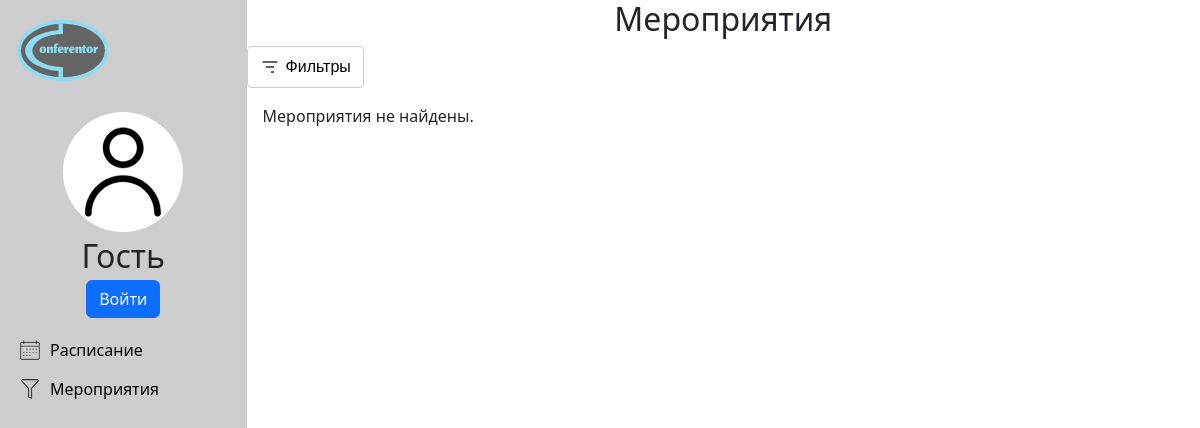
/events/, run on an earlier commit of the app's database.
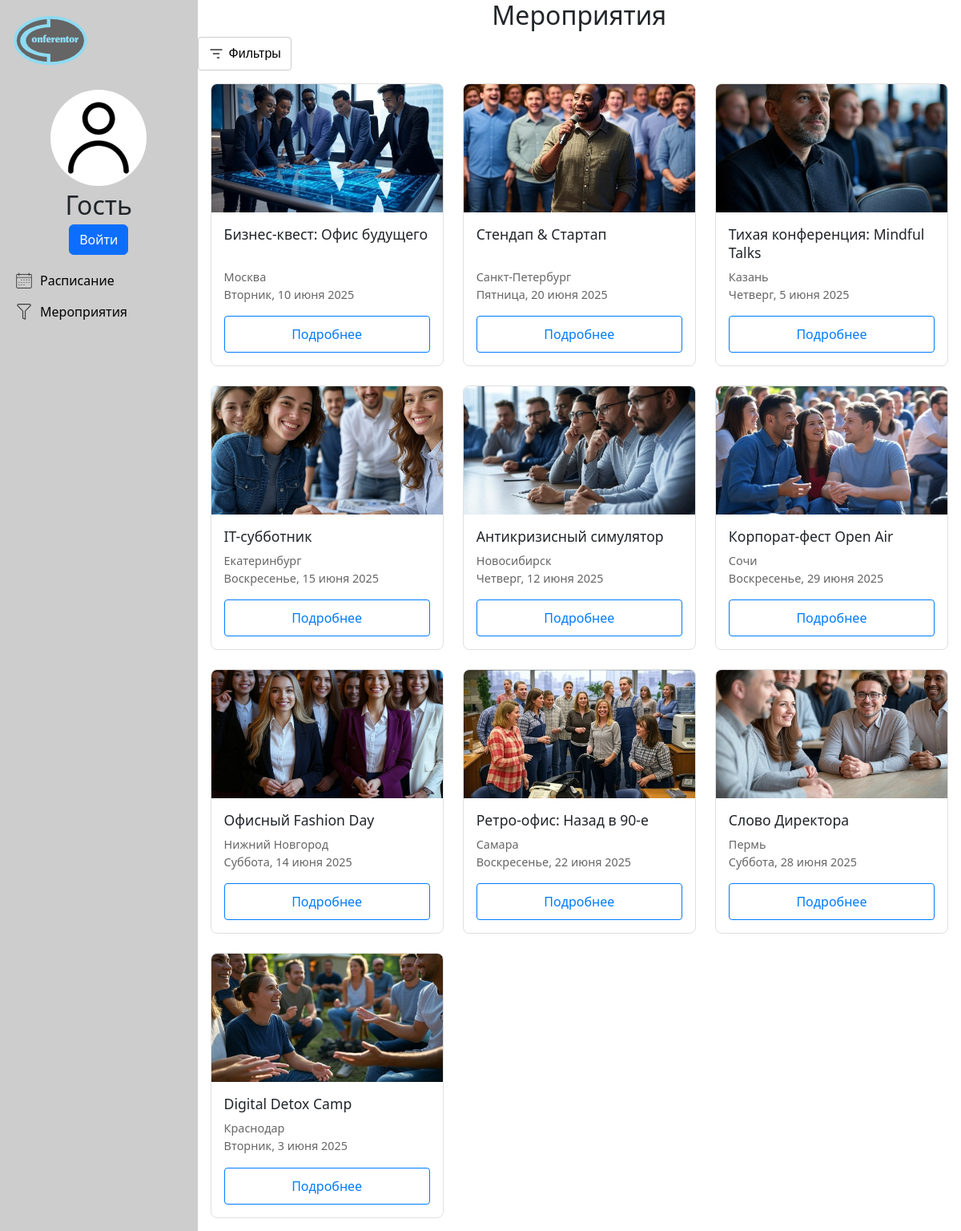
And on a later commit of the database.
### main/models.py (models this page shows)
class Event(models.Model):
    title = models.CharField(max_length=200)
    description = models.TextField(blank=True)
    image = models.ImageField(upload_to='event_images/', blank=True, null=True)
    city = models.CharField(max_length=100)
    place = models.CharField(max_length=200)
    address = models.TextField(blank=True)
    start_datetime = models.DateTimeField()
    end_datetime = models.DateTimeField()
    category = models.ForeignKey(Category, on_delete=models.SET_NULL, null=True, blank=True)
    organizer = models.ForeignKey(User, on_delete=models.CASCADE, related_name='organized_events')
    price = models.DecimalField(max_digits=10, decimal_places=2, default=0, null=True, blank=True)
    capacity = models.PositiveIntegerField(blank=True, null=True)
    is_active = models.BooleanField(default=True) # type: ignore
    created_at = models.DateTimeField(auto_now_add=True)
    updated_at = models.DateTimeField(auto_now=True)

### main/views.py (the view)
# urls.py: 2. Add a URL to urlpatterns:  path('', views.home, name='home')
def home(request):
    events = Event.objects.all()
    categories = Category.objects.all()
    hall_numbers = list(range(1, 49))
    random.shuffle(hall_numbers)
    for i, event in enumerate(events):
        if i < len(hall_numbers):
            event.hall_number = hall_numbers[i]
        else:
            event.hall_number = "Зал ещё не назначен"
    return render(
        request,
        "main/index.html",
        {
            "events": events,
            "categories": categories,
        },
    )

### main/templatetags/custom_filters.py (called while the page is built)
def get_ru_month_name(month_number):
    months = {
        1: 'января', 2: 'февраля', 3: 'марта', 4: 'апреля', 5: 'мая', 6: 'июня',
        7: 'июля', 8: 'августа', 9: 'сентября', 10: 'октября', 11: 'ноября', 12: 'декабря'
    }
    return months.get(month_number, '')

@register.filter
def ru_date(value):
    if isinstance(value, datetime):  # Проверяем, что переданный объект — это дата
        return f"{value.day} {get_ru_month_name(value.month)} {value.year}"
    return value

### main/templates/main/index.html (shortened to what this page needs)
{% extends 'main/layout.html' %} {% block title %}
  Мероприятия{% load static %}
{% endblock %}
{% load custom_filters %}
{% block content %}
  <h2 class="events-title">Мероприятия</h2>
  <div class="filter-block">
    <button class="filter-btn">
      <svg width="20" height="20" viewBox="0 0 24 24">
        <path d="M3 5h18v2H3zm4 6h10v2H7zm6 6h4v2h-4z" />
      </svg>Фильтры
    </button>
  </div>
  <div class="events-grid">
    {% for event in events %}
      <div class="event-card" data-category="{{ event.category.slug|default:event.category.name }}">
        <img src="{{ event.image.url }}" alt="{{ event.title }}" class="event-img" />
        <div class="event-body">
          <h3 class="event-title">{{ event.title }}</h3>
          <p class="event-info">
            <span class="event-city">{{ event.city }}</span><br />
            <span class="event-date">{{ event.start_datetime|date:'l' }}, {{ event.start_datetime|ru_date }}</span>
          </p>
          <a class="event-btn" data-bs-toggle="modal" data-bs-target="#aboutEvent{{ event.id }}">Подробнее</a>
        </div>
      </div>
    {% empty %}
      <p>Мероприятия не найдены.</p>
    {% endfor %}
  </div>
{% endblock %}

### main/templates/main/layout.html (shortened to what this page needs)
{% load static %}
<!DOCTYPE html>
<html lang="en">
  <head>
    <link href="{% static 'css/style.css' %}" rel="stylesheet" />
    <link href="https://cdn.jsdelivr.net/npm/bootstrap@5.2.3/dist/css/bootstrap.min.css" rel="stylesheet" />
  </head>
  <body>
    <aside class="left-menu">
      <a href="{% url 'main-page' %}" class="logo-link">
        <img class="logo-image" src="{% static 'img/Logo.svg' %}" alt="Логотип" width="92px" height="62px" />
      </a>
      <div class="user-container">
        <img class="user-image" src="{% static 'img/user.svg' %}" alt="Фото пользователя" width="90px" height="90px" />
      </div>
      {% if user.is_authenticated %}
        <h3 class="name">{{ user.first_name }} {{ user.last_name }}</h3>
        <form action="{% url 'logout' %}" method="post">
          {% csrf_token %}
          <button type="submit" class="exit-button"><img class="exit-image" src="{% static 'img/exit.svg' %}" alt="Иконка выхода" width="30px" height="35px" /></button>
        </form>
      {% else %}
        <h2 class="name">Гость</h2>
        <a class="btn btn-primary" data-bs-toggle="modal" href="#exampleModalToggle" role="button">Войти</a>
      {% endif %}
      <ul class="menu-navigation-list">
        <li class="menu-navigation-item">
          <img class="calendar-image" src="{% static 'img/calendar.svg' %}" alt="Календарь" width="20px" height="20px" />
          <a href="{% url 'schedule' %}">Расписание</a>
        </li>
        <li class="menu-navigation-item">
          <img class="find-image" src="{% static 'img/filter.svg' %}" alt="Поиск мероприятий" width="20px" height="20px" />
          <a href="{% url 'home' %}">Мероприятия</a>
        </li>
      </ul>
    </aside>
    <main>
      {% block content %}
      {% endblock %}
    </main>
  </body>
</html>

### main/static/css/style.css (style rules this page uses)
body { margin: 0; padding: 0; display: flex; height: 100%; }
.events-title { text-align: center; }
.left-menu { width: 300px; background-color: #CDCDCD; align-items: center; padding: 20px; display: flex; flex-direction: column; min-height: 100vh; }
.logo-image { position: absolute; margin-left: -60px; }
.logo-link { width: 92px; height: 62px; }
.user-container { display: flex; align-items: center; justify-content: center; width: 120px; height: 120px; background-color: white; border-radius: 60px; margin-top: 30px; }
.name { padding: 5px; margin: 0; text-align: center; }
.menu-navigation-list { list-style: none; padding: 0; align-items: center; margin: 20px 0 0 0; width: 100%; }
.menu-navigation-list a { text-decoration: none; color: black; }
.menu-navigation-item { display: flex; align-items: center; gap: 10px; margin-bottom: 15px; }
main { width: 100%; background-color: white; }
.filter-block { position: relative; display: inline-block; font-family: sans-serif; }
.filter-btn { display: flex; align-items: center; gap: 6px; padding: 8px 12px; border: 1px solid #ccc; background: #fff; cursor: pointer; border-radius: 4px; }
.filter-btn svg { fill: #333; }
.events-grid { display: grid; grid-template-columns: repeat(auto-fill, minmax(280px, 1fr)); gap: 24px; padding: 16px; }
.event-card { background: #fff; border: 1px solid #e0e0e0; border-radius: 8px; overflow: hidden; display: flex; flex-direction: column; transition: box-shadow .2s; }
.event-img { width: 100%; height: 160px; object-fit: cover; }
.event-body { padding: 16px; flex-grow: 1; display: flex; flex-direction: column; }
.event-title { font-size: 1.1rem; margin: 0 0 8px; line-height: 1.3; flex-grow: 1; }
.event-info { font-size: 0.9rem; color: #666; margin-bottom: 16px; }
.event-btn { display: inline-block; text-align: center; padding: 10px 16px; border: 1px solid #007bff; border-radius: 4px; color: #007bff; text-decoration: none; font-weight: 500; transition: background .2s, color .2s; }

What changed in the data, as far as the page shows it:
added Event: image (picture), title "Бизнес-квест: Офис будущего", city "Москва", start_datetime "Вторник", start_datetime|ru_date "10 июня 2025"
added Event: image (picture), title "Стендап & Стартап", city "Санкт-Петербург", start_datetime "Пятница", start_datetime|ru_date "20 июня 2025"
added Event: image (picture), title "Тихая конференция: Mindful Talks", city "Казань", start_datetime "Четверг", start_datetime|ru_date "5 июня 2025"
added Event: image (picture), title "IT-субботник", city "Екатеринбург", start_datetime "Воскресенье", start_datetime|ru_date "15 июня 2025"
added Event: image (picture), title "Антикризисный симулятор", city "Новосибирск", start_datetime "Четверг", start_datetime|ru_date "12 июня 2025"
added Event: image (picture), title "Корпорат-фест Open Air", city "Сочи", start_datetime "Воскресенье", start_datetime|ru_date "29 июня 2025"
added Event: image (picture), title "Офисный Fashion Day", city "Нижний Новгород", start_datetime "Суббота", start_datetime|ru_date "14 июня 2025"
added Event: image (picture), title "Ретро-офис: Назад в 90-е", city "Самара", start_datetime "Воскресенье", start_datetime|ru_date "22 июня 2025"
added Event: image (picture), title "Слово Директора", city "Пермь", start_datetime "Суббота", start_datetime|ru_date "28 июня 2025"
added Event: image (picture), title "Digital Detox Camp", city "Краснодар", start_datetime "Вторник", start_datetime|ru_date "3 июня 2025"
Also different on the page:
text no longer shown: "Мероприятия не найдены."
